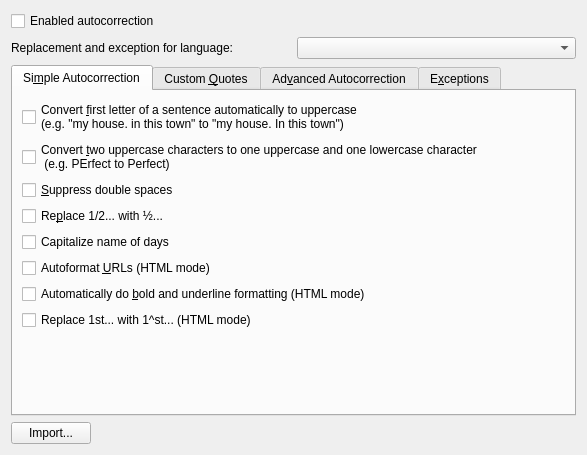
<?xml version="1.0" encoding="UTF-8"?>
<ui version="4.0">
 <class>KMComposerAutoCorrectionWidget</class>
 <widget class="QWidget" name="KMComposerAutoCorrectionWidget">
  <property name="geometry">
   <rect>
    <x>0</x>
    <y>0</y>
    <width>587</width>
    <height>455</height>
   </rect>
  </property>
  <layout class="QGridLayout" name="gridLayout">
   <item row="0" column="0" colspan="2">
    <widget class="QCheckBox" name="enabledAutocorrection">
     <property name="text">
      <string>Enabled autocorrection</string>
     </property>
    </widget>
   </item>
   <item row="1" column="0" colspan="2">
    <layout class="QHBoxLayout" name="horizontalLayout">
     <item>
      <widget class="QLabel" name="label">
       <property name="text">
        <string>Replacement and exception for language:</string>
       </property>
      </widget>
     </item>
     <item>
      <widget class="MessageComposer::KMComposerAutoCorrectionLanguage" name="autocorrectionLanguage"/>
     </item>
    </layout>
   </item>
   <item row="2" column="0" colspan="2">
    <widget class="QTabWidget" name="tabWidget">
     <property name="currentIndex">
      <number>0</number>
     </property>
     <widget class="QWidget" name="tab_1">
      <attribute name="title">
       <string>Si&amp;mple Autocorrection</string>
      </attribute>
      <layout class="QVBoxLayout" name="verticalLayout_3">
       <item>
        <widget class="QCheckBox" name="upperCase">
         <property name="whatsThis">
          <string>Detect when a new sentence is started and always ensure that the first character is an uppercase character</string>
         </property>
         <property name="text">
          <string>Convert &amp;first letter of a sentence automatically to uppercase
(e.g. &quot;my house. in this town&quot; to &quot;my house. In this town&quot;)</string>
         </property>
        </widget>
       </item>
       <item>
        <widget class="QCheckBox" name="upperUpper">
         <property name="toolTip">
          <string/>
         </property>
         <property name="whatsThis">
          <string>All words are checked for the common mistake of holding the shift key down a bit too long. If some words must have two uppercase characters, then those exceptions should be added in the 'Exceptions' tab.</string>
         </property>
         <property name="text">
          <string>Convert &amp;two uppercase characters to one uppercase and one lowercase character
 (e.g. PErfect to Perfect)</string>
         </property>
        </widget>
       </item>
       <item>
        <widget class="QCheckBox" name="ignoreDoubleSpace">
         <property name="whatsThis">
          <string>Make sure that more than one space cannot be typed, as this is a common mistake which is quite hard to find in formatted text.</string>
         </property>
         <property name="text">
          <string>&amp;Suppress double spaces</string>
         </property>
        </widget>
       </item>
       <item>
        <widget class="QCheckBox" name="autoReplaceNumber">
         <property name="whatsThis">
          <string>Most standard fraction notations will be converted when available</string>
         </property>
         <property name="text">
          <string>Re&amp;place 1/2... with ½...</string>
         </property>
        </widget>
       </item>
       <item>
        <widget class="QCheckBox" name="capitalizeDaysName">
         <property name="text">
          <string>Capitalize name of days</string>
         </property>
        </widget>
       </item>
       <item>
        <widget class="QCheckBox" name="autoFormatUrl">
         <property name="whatsThis">
          <string>Detect when a URL (Uniform Resource Locator) is typed and provide formatting that matches the way an Internet browser would show a URL.</string>
         </property>
         <property name="text">
          <string>Autoformat &amp;URLs (HTML mode)</string>
         </property>
        </widget>
       </item>
       <item>
        <widget class="QCheckBox" name="autoChangeFormat">
         <property name="whatsThis">
          <string>When you use _underline_ or *bold*, the text between the underscores or asterisks will be converted to underlined or bold text.</string>
         </property>
         <property name="text">
          <string>Automatically do &amp;bold and underline formatting (HTML mode)</string>
         </property>
        </widget>
       </item>
       <item>
        <widget class="QCheckBox" name="autoSuperScript">
         <property name="text">
          <string>Replace 1st... with 1^st... (HTML mode)</string>
         </property>
        </widget>
       </item>
       <item>
        <spacer>
         <property name="orientation">
          <enum>Qt::Vertical</enum>
         </property>
         <property name="sizeHint" stdset="0">
          <size>
           <width>20</width>
           <height>40</height>
          </size>
         </property>
        </spacer>
       </item>
      </layout>
     </widget>
     <widget class="QWidget" name="tab_2">
      <attribute name="title">
       <string>Custom &amp;Quotes</string>
      </attribute>
      <layout class="QGridLayout" name="_3">
       <item row="0" column="0" colspan="2">
        <widget class="QCheckBox" name="typographicDoubleQuotes">
         <property name="text">
          <string>Replace &amp;double quotes with typographical quotes</string>
         </property>
        </widget>
       </item>
       <item row="1" column="0">
        <layout class="QHBoxLayout" name="_4">
         <property name="spacing">
          <number>0</number>
         </property>
         <property name="leftMargin">
          <number>20</number>
         </property>
         <item>
          <widget class="QPushButton" name="doubleQuote1">
           <property name="text">
            <string/>
           </property>
          </widget>
         </item>
         <item>
          <widget class="QPushButton" name="doubleQuote2">
           <property name="text">
            <string/>
           </property>
          </widget>
         </item>
        </layout>
       </item>
       <item row="1" column="1">
        <layout class="QHBoxLayout" name="_5">
         <item>
          <widget class="QPushButton" name="doubleDefault">
           <property name="text">
            <string>Default</string>
           </property>
          </widget>
         </item>
         <item>
          <spacer>
           <property name="orientation">
            <enum>Qt::Horizontal</enum>
           </property>
           <property name="sizeHint" stdset="0">
            <size>
             <width>40</width>
             <height>20</height>
            </size>
           </property>
          </spacer>
         </item>
        </layout>
       </item>
       <item row="2" column="0" colspan="2">
        <widget class="QCheckBox" name="typographicSingleQuotes">
         <property name="text">
          <string>Replace &amp;single quotes with typographical quotes</string>
         </property>
        </widget>
       </item>
       <item row="3" column="0">
        <layout class="QHBoxLayout" name="_6">
         <property name="spacing">
          <number>0</number>
         </property>
         <property name="leftMargin">
          <number>20</number>
         </property>
         <item>
          <widget class="QPushButton" name="singleQuote1">
           <property name="text">
            <string/>
           </property>
          </widget>
         </item>
         <item>
          <widget class="QPushButton" name="singleQuote2">
           <property name="text">
            <string/>
           </property>
          </widget>
         </item>
        </layout>
       </item>
       <item row="3" column="1">
        <layout class="QHBoxLayout" name="_7">
         <item>
          <widget class="QPushButton" name="singleDefault">
           <property name="text">
            <string>Default</string>
           </property>
          </widget>
         </item>
         <item>
          <spacer>
           <property name="orientation">
            <enum>Qt::Horizontal</enum>
           </property>
           <property name="sizeHint" stdset="0">
            <size>
             <width>40</width>
             <height>20</height>
            </size>
           </property>
          </spacer>
         </item>
        </layout>
       </item>
       <item row="4" column="1">
        <spacer>
         <property name="orientation">
          <enum>Qt::Vertical</enum>
         </property>
         <property name="sizeHint" stdset="0">
          <size>
           <width>20</width>
           <height>40</height>
          </size>
         </property>
        </spacer>
       </item>
      </layout>
     </widget>
     <widget class="QWidget" name="tab_3">
      <attribute name="title">
       <string>Ad&amp;vanced Autocorrection</string>
      </attribute>
      <layout class="QGridLayout" name="_8">
       <item row="1" column="1" rowspan="2">
        <layout class="QVBoxLayout" name="_11">
         <item>
          <widget class="QPushButton" name="addButton">
           <property name="enabled">
            <bool>false</bool>
           </property>
           <property name="text">
            <string>&amp;Add</string>
           </property>
          </widget>
         </item>
         <item>
          <widget class="QPushButton" name="removeButton">
           <property name="enabled">
            <bool>false</bool>
           </property>
           <property name="text">
            <string>Remove</string>
           </property>
          </widget>
         </item>
         <item>
          <spacer>
           <property name="orientation">
            <enum>Qt::Vertical</enum>
           </property>
           <property name="sizeHint" stdset="0">
            <size>
             <width>20</width>
             <height>40</height>
            </size>
           </property>
          </spacer>
         </item>
        </layout>
       </item>
       <item row="0" column="0">
        <widget class="QCheckBox" name="advancedAutocorrection">
         <property name="text">
          <string>&amp;Enable word replacement</string>
         </property>
        </widget>
       </item>
       <item row="1" column="0">
        <layout class="QHBoxLayout" name="_10">
         <item>
          <widget class="QLabel" name="findLabel">
           <property name="text">
            <string>&amp;Find</string>
           </property>
           <property name="buddy">
            <cstring>find</cstring>
           </property>
          </widget>
         </item>
         <item>
          <widget class="KLineEdit" name="find">
           <property name="trapEnterKeyEvent" stdset="0">
            <bool>true</bool>
           </property>
           <property name="showClearButton" stdset="0">
            <bool>true</bool>
           </property>
          </widget>
         </item>
         <item>
          <widget class="QLabel" name="replaceLabel">
           <property name="text">
            <string>Re&amp;place</string>
           </property>
           <property name="buddy">
            <cstring>replace</cstring>
           </property>
          </widget>
         </item>
         <item>
          <widget class="KLineEdit" name="replace">
           <property name="trapEnterKeyEvent" stdset="0">
            <bool>true</bool>
           </property>
           <property name="showClearButton" stdset="0">
            <bool>true</bool>
           </property>
          </widget>
         </item>
        </layout>
       </item>
       <item row="2" column="0">
        <widget class="MessageComposer::KMComposerAutoCorrectionTreeWidget" name="treeWidget">
         <property name="editTriggers">
          <set>QAbstractItemView::NoEditTriggers</set>
         </property>
         <property name="selectionMode">
          <enum>QAbstractItemView::ExtendedSelection</enum>
         </property>
         <property name="selectionBehavior">
          <enum>QAbstractItemView::SelectRows</enum>
         </property>
         <property name="rootIsDecorated">
          <bool>false</bool>
         </property>
         <column>
          <property name="text">
           <string>Find</string>
          </property>
         </column>
         <column>
          <property name="text">
           <string>Replace</string>
          </property>
         </column>
        </widget>
       </item>
      </layout>
     </widget>
     <widget class="QWidget" name="tab_4">
      <attribute name="title">
       <string>E&amp;xceptions</string>
      </attribute>
      <layout class="QVBoxLayout" name="verticalLayout_2">
       <item>
        <layout class="QGridLayout" name="gridLayout_3">
         <item row="0" column="0" colspan="2">
          <widget class="QLabel" name="label_4">
           <property name="text">
            <string>Do not treat as the end of a sentence:</string>
           </property>
          </widget>
         </item>
         <item row="1" column="0">
          <widget class="KLineEdit" name="abbreviation">
           <property name="trapEnterKeyEvent" stdset="0">
            <bool>true</bool>
           </property>
           <property name="showClearButton" stdset="0">
            <bool>true</bool>
           </property>
          </widget>
         </item>
         <item row="1" column="1" rowspan="2">
          <layout class="QVBoxLayout" name="_14">
           <item>
            <widget class="QPushButton" name="add1">
             <property name="text">
              <string>&amp;Add</string>
             </property>
            </widget>
           </item>
           <item>
            <widget class="QPushButton" name="remove1">
             <property name="text">
              <string>R&amp;emove</string>
             </property>
            </widget>
           </item>
           <item>
            <spacer>
             <property name="orientation">
              <enum>Qt::Vertical</enum>
             </property>
             <property name="sizeHint" stdset="0">
              <size>
               <width>20</width>
               <height>40</height>
              </size>
             </property>
            </spacer>
           </item>
          </layout>
         </item>
         <item row="2" column="0">
          <widget class="MessageComposer::KMComposerAutoCorrectionListWidget" name="abbreviationList">
           <property name="sizePolicy">
            <sizepolicy hsizetype="Expanding" vsizetype="Maximum">
             <horstretch>0</horstretch>
             <verstretch>0</verstretch>
            </sizepolicy>
           </property>
           <property name="selectionMode">
            <enum>QAbstractItemView::ExtendedSelection</enum>
           </property>
           <property name="sortingEnabled">
            <bool>true</bool>
           </property>
          </widget>
         </item>
        </layout>
       </item>
       <item>
        <layout class="QGridLayout" name="gridLayout_2">
         <item row="0" column="0" colspan="2">
          <widget class="QLabel" name="label_5">
           <property name="text">
            <string>Accept two uppercase letters in:</string>
           </property>
          </widget>
         </item>
         <item row="1" column="0">
          <layout class="QVBoxLayout" name="verticalLayout">
           <item>
            <widget class="KLineEdit" name="twoUpperLetter">
             <property name="trapEnterKeyEvent" stdset="0">
              <bool>true</bool>
             </property>
             <property name="showClearButton" stdset="0">
              <bool>true</bool>
             </property>
            </widget>
           </item>
           <item>
            <widget class="MessageComposer::KMComposerAutoCorrectionListWidget" name="twoUpperLetterList">
             <property name="sizePolicy">
              <sizepolicy hsizetype="Expanding" vsizetype="Maximum">
               <horstretch>0</horstretch>
               <verstretch>0</verstretch>
              </sizepolicy>
             </property>
             <property name="selectionMode">
              <enum>QAbstractItemView::ExtendedSelection</enum>
             </property>
             <property name="sortingEnabled">
              <bool>true</bool>
             </property>
            </widget>
           </item>
          </layout>
         </item>
         <item row="1" column="1">
          <layout class="QVBoxLayout" name="_16">
           <item>
            <widget class="QPushButton" name="add2">
             <property name="text">
              <string>A&amp;dd</string>
             </property>
            </widget>
           </item>
           <item>
            <widget class="QPushButton" name="remove2">
             <property name="text">
              <string>Remove</string>
             </property>
            </widget>
           </item>
           <item>
            <spacer>
             <property name="orientation">
              <enum>Qt::Vertical</enum>
             </property>
             <property name="sizeHint" stdset="0">
              <size>
               <width>20</width>
               <height>40</height>
              </size>
             </property>
            </spacer>
           </item>
          </layout>
         </item>
        </layout>
       </item>
      </layout>
     </widget>
    </widget>
   </item>
   <item row="3" column="0">
    <widget class="KPushButton" name="importAutoCorrection">
     <property name="text">
      <string>Import...</string>
     </property>
    </widget>
   </item>
   <item row="3" column="1">
    <spacer name="horizontalSpacer">
     <property name="orientation">
      <enum>Qt::Horizontal</enum>
     </property>
     <property name="sizeHint" stdset="0">
      <size>
       <width>469</width>
       <height>20</height>
      </size>
     </property>
    </spacer>
   </item>
  </layout>
 </widget>
 <customwidgets>
  <customwidget>
   <class>KComboBox</class>
   <extends>QComboBox</extends>
   <header>kcombobox.h</header>
  </customwidget>
  <customwidget>
   <class>KLineEdit</class>
   <extends>QLineEdit</extends>
   <header>klineedit.h</header>
  </customwidget>
  <customwidget>
   <class>KPushButton</class>
   <extends>QPushButton</extends>
   <header>kpushbutton.h</header>
  </customwidget>
  <customwidget>
   <class>MessageComposer::KMComposerAutoCorrectionListWidget</class>
   <extends>QListWidget</extends>
   <header>autocorrection/kmcomposerautocorrectionlistwidget.h</header>
  </customwidget>
  <customwidget>
   <class>MessageComposer::KMComposerAutoCorrectionTreeWidget</class>
   <extends>QTreeWidget</extends>
   <header>autocorrection/kmcomposerautocorrectiontreewidget.h</header>
  </customwidget>
  <customwidget>
   <class>MessageComposer::KMComposerAutoCorrectionLanguage</class>
   <extends>KComboBox</extends>
   <header>autocorrection/kmcomposerautocorrectionlanguage.h</header>
  </customwidget>
 </customwidgets>
 <resources/>
 <connections/>
</ui>
